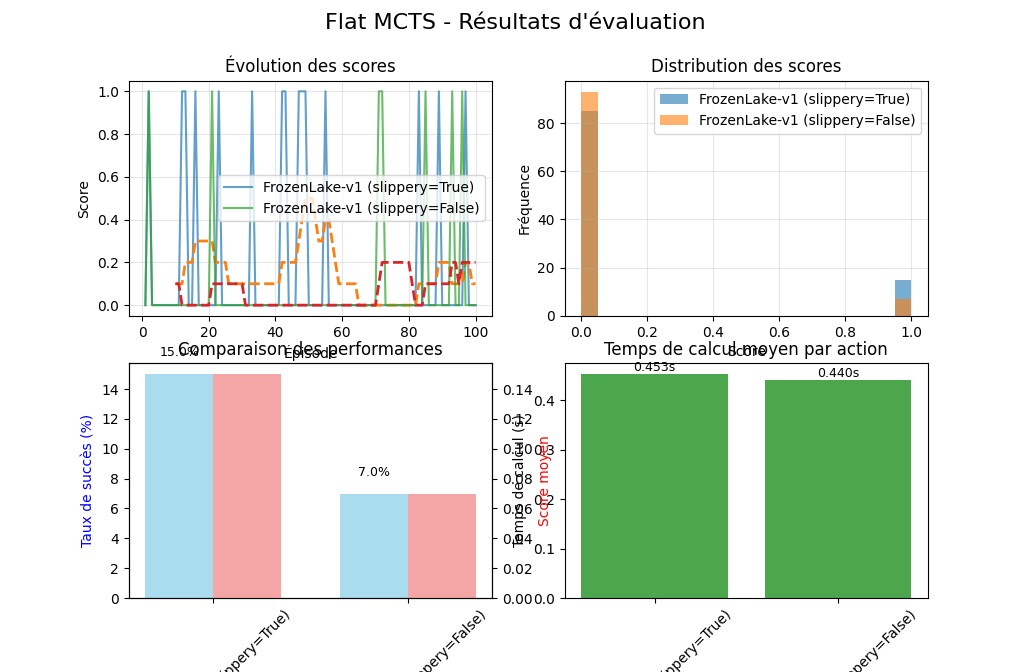

The Python source for this figure:
import gymnasium as gym
import numpy as np
import matplotlib.pyplot as plt
import seaborn as sns
from typing import Dict, List, Tuple
import time
from collections import defaultdict

class FlatMCTS:
    """
    Flat Monte Carlo Tree Search - Évalue chaque action depuis la racine
    avec des playouts aléatoires
    """
    def __init__(self, env, n_simulations: int = 1000, max_depth: int = 100):
        """
        Args:
            env: Environnement Gymnasium
            n_simulations: Nombre de simulations par action
            max_depth: Profondeur maximale des playouts
        """
        self.env = env
        self.n_simulations = n_simulations
        self.max_depth = max_depth
        self.action_space_size = env.action_space.n

    @staticmethod
    def epsilon_greedy_action(env, epsilon=0.2):
        if np.random.rand() < epsilon:
            return env.action_space.sample()
        else:
            # Heuristique simple : toujours aller à droite ou en bas (actions 1 ou 2)
            return np.random.choice([1, 2])

        
    def random_playout(self, state, action):
        """
        Effectue un playout aléatoire depuis l'état donné avec l'action initiale
        """
        # Créer une copie de l'environnement pour la simulation
        env_copy = gym.make(self.env.spec.id)
        env_copy.reset()
        
        # Restaurer l'état (approximatif pour certains environnements)
        if hasattr(env_copy, 'unwrapped'):
            if hasattr(env_copy.unwrapped, 's'):  # FrozenLake
                env_copy.unwrapped.s = state
            elif hasattr(env_copy.unwrapped, 'state'):  # CartPole, LunarLander
                env_copy.unwrapped.state = state
        
        # Première action
        obs, reward, terminated, truncated, _ = env_copy.step(action)
        total_reward = reward
        
        # Playout aléatoire
        steps = 0
        while not (terminated or truncated) and steps < self.max_depth:
            random_action = FlatMCTS.epsilon_greedy_action(env_copy)
            obs, reward, terminated, truncated, _ = env_copy.step(random_action)
            total_reward += reward
            steps += 1
            
        env_copy.close()
        return total_reward
    
    def evaluate_action(self, state, action):
        """
        Évalue une action en effectuant plusieurs playouts
        """
        rewards = []
        for _ in range(self.n_simulations):
            reward = self.random_playout(state, action)
            rewards.append(reward)
        
        return np.mean(rewards), np.std(rewards)
    
    def select_action(self, state):
        """
        Sélectionne la meilleure action basée sur les évaluations MCTS
        """
        action_values = {}
        action_stds = {}
        
        for action in range(self.action_space_size):
            mean_reward, std_reward = self.evaluate_action(state, action)
            action_values[action] = mean_reward
            action_stds[action] = std_reward
        
        # Sélectionner l'action avec la plus haute valeur moyenne
        best_action = max(action_values, key=action_values.get)
        
        return best_action, action_values, action_stds

class MCTSEvaluator:
    """
    Classe pour évaluer les performances du Flat MCTS
    """
    def __init__(self):
        self.results = defaultdict(list)
        
    def evaluate_environment(self, env_name: str, n_episodes: int = 100, 
                         n_simulations: int = 500, render: bool = False,
                         env_kwargs: Dict = None):        
        """
        Évalue MCTS sur un environnement donné
        """
        print(f"\n=== Évaluation sur {env_name} ===")
        
        env_kwargs = env_kwargs or {}
        env = gym.make(env_name, render_mode="human" if render else None, **env_kwargs)        
        mcts = FlatMCTS(env, n_simulations=n_simulations)
        
        scores = []
        success_rate = 0
        episode_lengths = []
        computation_times = []
        
        for episode in range(n_episodes):
            state, _ = env.reset()
            total_reward = 0
            steps = 0
            episode_start = time.time()
            
            while True:
                start_time = time.time()
                
                # Obtenir l'état actuel pour MCTS
                if hasattr(env.unwrapped, 's'):  # FrozenLake
                    current_state = env.unwrapped.s
                elif hasattr(env.unwrapped, 'state'):  # CartPole, LunarLander
                    current_state = env.unwrapped.state
                else:
                    current_state = state
                
                action, action_values, action_stds = mcts.select_action(current_state)
                computation_time = time.time() - start_time
                computation_times.append(computation_time)

                state, reward, terminated, truncated, _ = env.step(action)
                total_reward += reward
                steps += 1
                
                if terminated or truncated:
                    break
            
            scores.append(total_reward)
            episode_lengths.append(steps)
            
            # Critère de succès spécifique à l'environnement
            if env_name == "FrozenLake-v1":
                success_rate += (total_reward > 0)
            elif env_name == "CartPole-v1":
                success_rate += (total_reward >= 195)  # Seuil de succès CartPole
            elif env_name == "LunarLander-v2":
                success_rate += (total_reward >= 200)  # Seuil de succès LunarLander
            
            if (episode + 1) % 20 == 0:
                print(f"Épisode {episode + 1}/{n_episodes} - Score moyen: {np.mean(scores[-20:]):.2f}")
        
        env.close()
        
        # Calculer les statistiques
        success_rate = success_rate / n_episodes * 100
        avg_score = np.mean(scores)
        std_score = np.std(scores)
        avg_length = np.mean(episode_lengths)
        avg_computation_time = np.mean(computation_times)
        
        results = {
            'env_name': env_name,
            'scores': scores,
            'success_rate': success_rate,
            'avg_score': avg_score,
            'std_score': std_score,
            'avg_length': avg_length,
            'avg_computation_time': avg_computation_time,
            'episode_lengths': episode_lengths,
            'n_simulations': n_simulations
        }
        
        self.results[env_name] = results
        
        print(f"Résultats pour {env_name}:")
        print(f"  Score moyen: {avg_score:.2f} ± {std_score:.2f}")
        print(f"  Taux de succès: {success_rate:.1f}%")
        print(f"  Longueur moyenne des épisodes: {avg_length:.1f}")
        print(f"  Temps de calcul moyen par action: {avg_computation_time:.3f}s")
        
        return results
    
    def plot_results(self):
        """
        Affiche les graphiques des résultats
        """
        n_envs = len(self.results)
        if n_envs == 0:
            print("Aucun résultat à afficher")
            return
        
        fig, axes = plt.subplots(2, 2, figsize=(15, 10))
        fig.suptitle('Flat MCTS - Résultats d\'évaluation', fontsize=16)
        
        # 1. Scores par épisode
        ax1 = axes[0, 0]
        for env_name, results in self.results.items():
            episodes = range(1, len(results['scores']) + 1)
            ax1.plot(episodes, results['scores'], label=env_name, alpha=0.7)
            # Moyenne mobile
            window = min(10, len(results['scores']) // 5)
            if window > 1:
                moving_avg = np.convolve(results['scores'], 
                                       np.ones(window)/window, mode='valid')
                ax1.plot(range(window, len(results['scores']) + 1), 
                        moving_avg, '--', linewidth=2)
        
        ax1.set_xlabel('Épisode')
        ax1.set_ylabel('Score')
        ax1.set_title('Évolution des scores')
        ax1.legend()
        ax1.grid(True, alpha=0.3)
        
        # 2. Distribution des scores
        ax2 = axes[0, 1]
        for env_name, results in self.results.items():
            ax2.hist(results['scores'], alpha=0.6, bins=20, label=env_name)
        ax2.set_xlabel('Score')
        ax2.set_ylabel('Fréquence')
        ax2.set_title('Distribution des scores')
        ax2.legend()
        ax2.grid(True, alpha=0.3)
        
        # 3. Comparaison des métriques
        ax3 = axes[1, 0]
        env_names = list(self.results.keys())
        success_rates = [self.results[env]['success_rate'] for env in env_names]
        avg_scores = [self.results[env]['avg_score'] for env in env_names]
        
        x = np.arange(len(env_names))
        width = 0.35
        
        ax3_twin = ax3.twinx()
        bars1 = ax3.bar(x - width/2, success_rates, width, label='Taux de succès (%)', 
                       color='skyblue', alpha=0.7)
        bars2 = ax3_twin.bar(x + width/2, avg_scores, width, label='Score moyen', 
                            color='lightcoral', alpha=0.7)
        
        ax3.set_xlabel('Environnement')
        ax3.set_ylabel('Taux de succès (%)', color='blue')
        ax3_twin.set_ylabel('Score moyen', color='red')
        ax3.set_title('Comparaison des performances')
        ax3.set_xticks(x)
        ax3.set_xticklabels(env_names, rotation=45)
        
        # Ajouter les valeurs sur les barres
        for bar, value in zip(bars1, success_rates):
            ax3.text(bar.get_x() + bar.get_width()/2, bar.get_height() + 1,
                    f'{value:.1f}%', ha='center', va='bottom', fontsize=9)
        for bar, value in zip(bars2, avg_scores):
            ax3_twin.text(bar.get_x() + bar.get_width()/2, bar.get_height() + 5,
                         f'{value:.1f}', ha='center', va='bottom', fontsize=9)
        
        # 4. Temps de calcul
        ax4 = axes[1, 1]
        computation_times = [self.results[env]['avg_computation_time'] for env in env_names]
        bars = ax4.bar(env_names, computation_times, alpha=0.7, color='green')
        ax4.set_xlabel('Environnement')
        ax4.set_ylabel('Temps de calcul (s)')
        ax4.set_title('Temps de calcul moyen par action')
        plt.setp(ax4.get_xticklabels(), rotation=45)
        
        # Ajouter les valeurs sur les barres
        for bar, value in zip(bars, computation_times):
            ax4.text(bar.get_x() + bar.get_width()/2, bar.get_height() + 0.001,
                    f'{value:.3f}s', ha='center', va='bottom', fontsize=9)
        
        plt.tight_layout()
        plt.show()

def main():
    """
    Fonction principale pour tester le Flat MCTS
    """
    evaluator = MCTSEvaluator()
    
    # Environnements recommandés avec paramètres adaptés
    environments = [
    ("FrozenLake-v1", 100, 200, {"is_slippery": True}), # (env_name, n_episodes, n_simulations, env_kwargs)
    ("FrozenLake-v1", 100, 200, {"is_slippery": False}),
    ("CartPole-v1", 50, 100, {}), # Moins de simulations car plus rapide
    ("LunarLander-v2", 30, 150, {}), # Moins d'épisodes car plus lent

    ]
    
    print("=== Phase 1: Flat Monte Carlo Tree Search ===")
    print("Évaluation sur différents environnements Gymnasium\n")
    
    for env_name, n_episodes, n_simulations, env_kwargs in environments:
        label = f"{env_name} (slippery={env_kwargs.get('is_slippery', 'default')})"
        try:
            results = evaluator.evaluate_environment(
                env_name=env_name,
                n_episodes=n_episodes,
                n_simulations=n_simulations,
                render=False,
                env_kwargs=env_kwargs
            )
            # Renommer pour affichage correct
            evaluator.results[label] = evaluator.results.pop(env_name)
        except Exception as e:
            print(f"Erreur avec {label}: {e}")
            continue

    # Afficher les graphiques
    evaluator.plot_results()
    
    # Afficher un résumé
    print("\n=== RÉSUMÉ PHASE 1 ===")
    for env_name, results in evaluator.results.items():
        print(f"\n{env_name}:")
        print(f"  • Score moyen: {results['avg_score']:.2f} ± {results['std_score']:.2f}")
        print(f"  • Taux de succès: {results['success_rate']:.1f}%")
        print(f"  • Temps calcul/action: {results['avg_computation_time']:.3f}s")
        print(f"  • Simulations par action: {results['n_simulations']}")

if __name__ == "__main__":
    main()
